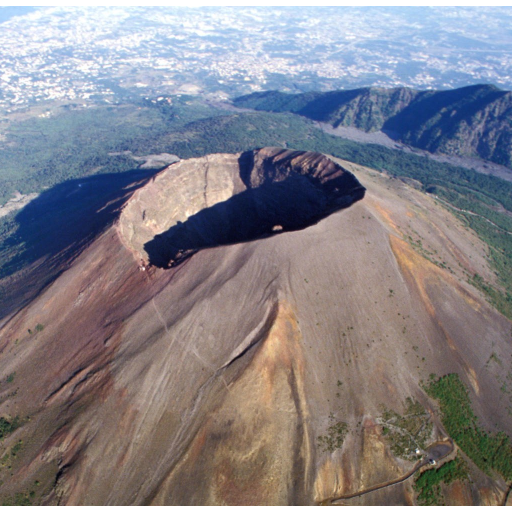
#> input picture externals/volcan.png, 1024 x 1024 px (shown at 1/2 size); the run also reads 3 pictures not shown here
$ python -i ImageBlending.py   (imports and definitions only)   (older library calls are emulated)
#> lines starting #> are read from the running program, lines starting #| are printed output that depends on the picture
import os
import imageio
import numpy as np
import scipy
from scipy.ndimage import filters
import matplotlib.pyplot as plt
from skimage.color import rgb2gray


"""------------------------------------------------ magic numbers ---------------------------------------------------"""

MAX_INTENSITY = 255
GRAYSCALE_TYPE = 1
RGB_TYPE = 2
MIN_IMAGE_SIZE = 16

"""------------------------------------------- read_image from EX1 --------------------------------------------------"""


def read_image(filename, representation):
    """
    function which reads an image file and converts it into a given representation.
    :param filename: the filename of an image on disk (could be grayscale or RGB).
    :param representation: representation code, either 1 or 2 defining whether the output should be a grayscale
    image (1) or an RGB image (2).
    :return: image represented by a matrix of type np.float64 with intensities
    (either grayscale or RGB channel intensities) normalized to the range [0, 1].
    """
    if representation != GRAYSCALE_TYPE and representation != RGB_TYPE:
        exit(-1)

    image = imageio.imread(filename)
    image = np.array(image)

    # convert RGB to a grayscale image
    if representation == GRAYSCALE_TYPE:
        image = rgb2gray(image)

    # make sure that values are from type float64
    image = image.astype(np.float64)
    if image.max() > 1:
        image /= MAX_INTENSITY

    return image


""" --------------------------- load file --------------------------------------------------------- """


def relpath(filename):
    f = os.path.join(os.path.dirname(__file__), filename)
    return f


""" ------------------------------------------------------------------------------------------------ """


def create_gaussian_kernel(filter_size):
    """
    function to create row vector of shape (1, filter_size) used
    for the pyramid construction, using a consequent 1D convolutions of [1, 1] with itself
    in order to derive a row of the binomial coefficients.
    Then it normalized the vector.
    :param filter_size: the size of the Gaussian filter (an odd scalar that represents a squared filter)
    :return: row vector of shape (1, filter_size) of binomial coefficients.
    """
    base_kernel = [1, 1]
    filter_vec = [1, 1]

    for i in range(1, filter_size - 1):
        filter_vec = np.convolve(filter_vec, base_kernel)

    sum_vec = sum(filter_vec)
    normalized_filter_vec = (filter_vec / sum_vec)
    return np.reshape(normalized_filter_vec, (1, filter_size))


def reduce(org_im, g_filter):
    """
     function that reduces image size by blurring and sampling every second pixel in every second line
    :param org_im: grayscale image from size N x M
    :param g_filter: row gaussian vector used for blurring the image
    :return: grayscale image from size N/2 x M/2
    """
    blur_row = scipy.ndimage.filters.convolve(org_im, g_filter)
    blur_col = scipy.ndimage.filters.convolve(blur_row, g_filter.T)
    reduce_image = blur_col[::2, ::2]
    return reduce_image


def build_gaussian_pyramid(im, max_levels, filter_size):
    """
    function to construct a Gaussian pyramid for an image
    :param im: grayscale image with values in range [0, 1]
    :param max_levels: the maximal number of levels in the resulting pyramid.
    :param filter_size: the size of the Gaussian filter
    :return: pyr, filter_vec
             pyr -  a standard python array with maximum length of max_levels,
             where each element of the array is a grayscale image.
             filter_vec - row vector of shape (1, filter_size) used for the pyramid construction.
             (normalized).
    """
    filter_vec = create_gaussian_kernel(filter_size)
    pyr = [im]
    counter = 1
    while (counter < max_levels) and ((min((pyr[-1]).shape) // 2) >= MIN_IMAGE_SIZE):
        pyr.append(reduce(pyr[-1], filter_vec))
        counter += 1

    return pyr, filter_vec


def expand(org_im, g_filter):
    """
    function that expands image size by padding with zeros in every second pixel in every second line
    and blurring
    :param org_im: grayscale image from size N x M
    :param g_filter: row gaussian vector used for blurring the image
    :return: grayscale image from size (N * 2) x (M * 2)
    """
    expand_image = np.zeros((2 * org_im.shape[0], 2 * org_im.shape[1]))
    expand_image[::2, ::2] = org_im
    image_blur_row = scipy.ndimage.filters.convolve(expand_image, g_filter)
    image_blur_col = scipy.ndimage.filters.convolve(image_blur_row, g_filter.T)
    return image_blur_col


def build_laplacian_pyramid(im, max_levels, filter_size):
    """
    function to construct a Laplacian pyramid for an image
    :param im: grayscale image with values in range [0, 1]
    :param max_levels: the maximal number of levels in the resulting pyramid.
    :param filter_size: the size of the Gaussian filter
    :return: pyr, filter_vec
             pyr -  a standard python array with maximum length of max_levels,
             where each element of the array is a grayscale image.
             filter_vec - row vector of shape (1, filter_size) used for the pyramid construction.
             (normalized).
    """
    g_pyr, g_filter = build_gaussian_pyramid(im, max_levels, filter_size)
    double_g_filter = 2 * g_filter
    pyr = []
    for i in range(len(g_pyr) - 1):
        pyr.append((g_pyr[i] - expand(g_pyr[i + 1], double_g_filter)))

    pyr.append(g_pyr[-1])
    return pyr, g_filter


def laplacian_to_image(lpyr, filter_vec, coeff):
    """
    function to reconstruct an image from its Laplacian Pyramid.
    :param lpyr: Laplacian pyramid.
    :param filter_vec: row vector of shape (1, filter_size) used for the pyramid construction.
    :param coeff: a python list, The list length is the same as the number of levels in the pyramid lpyr
    :return: grayscale image with values in range [0, 1]
    """
    for j in range(len(lpyr)):
        lpyr[j] *= coeff[j]

    double_filter_vec = filter_vec * 2
    revers_pyr = lpyr[::-1]

    for i in range(len(lpyr) - 1):
        revers_pyr[i] = expand(revers_pyr[i], double_filter_vec)
        revers_pyr[i + 1] = np.add(revers_pyr[i], revers_pyr[i + 1])

    return revers_pyr[-1]


def linear_scale(im):
    """
    function to stretch the values of a given image to range [0, 1]
    :param im: grayscale image
    :return: stretched image
    """
    min_val = im.min()
    scale_range = im.max() - min_val
    return (im - min_val) / scale_range


def render_pyramid(pyr, levels):
    """
    function to present a single black image in which the pyramid levels of the given pyramid are stacked horizontally.
    :param pyr: either a Gaussian or Laplacian pyramid
    :param levels: the number of levels to present in the result ≤ max_levels
    :return: res - single black image in which the pyramid levels of the given pyramid pyr are stacked horizontally
    """
    res = linear_scale(pyr[0])
    col = np.shape(res)[0]

    for i in range(1, levels):
        level = np.zeros((col, np.shape(pyr[i])[1]))
        level[:pyr[i].shape[0], :pyr[i].shape[1]] = linear_scale(pyr[i])
        res = np.concatenate((res, level), axis=1)

    return res


def display_pyramid(pyr, levels):
    """
    display of pyramids levels using "render_pyramid"
    :param pyr: either a Gaussian or Laplacian pyramid
    :param levels: the number of levels to present in the result ≤ max_levels
    :return: None
    """
    render_pyr = render_pyramid(pyr, levels)
    plt.imshow(render_pyr, cmap="gray")
    plt.show()


def builb_blend_laplacian(la, lb, mask):
    """
    performing pyramid blending on two images
    :param la: Laplacian pyramid of first image
    :param lb: Laplacian pyramid of second image
    :param mask: Gaussian pyramid of the mask
    :return: laplacian pyramid which is the blending of both images
    """
    l_pyr = []

    for i in range(len(mask)):
        l_pyr.append((np.multiply(mask[i], la[i]) + np.multiply((1 - mask[i]), lb[i])))

    return l_pyr


def pyramid_blending(im1, im2, mask, max_levels, filter_size_im, filter_size_mask):
    """
    construct a Laplacian pyramid for blending on two images.
    :param im1: first input grayscale image to be blended.
    :param im2: second input grayscale image to be blended.
    :param mask: is a boolean (i.e. dtype == np.bool) mask containing True and False
           representing which parts of im1 and im2 should appear in the resulting im_blend
    :param max_levels: the max_levels parameter to use when generating the Gaussian and Laplacian pyramids
    :param filter_size_im: the size of the Gaussian filter (an odd scalar that represents a squared filter) which
           defining the filter used in the construction of the Laplacian pyramids of im1 and im2.
    :param filter_size_mask: the size of the Gaussian filter(an odd scalar that represents a squared filter) which
           defining the filter used in the construction of the Gaussian pyramid of mask.
    :return: im_blend
    """
    la, f1 = build_laplacian_pyramid(im1, max_levels, filter_size_im)
    lb, f2 = build_laplacian_pyramid(im2, max_levels, filter_size_im)
    mask_pyr, f3 = build_gaussian_pyramid(np.round(mask.astype("float64")), max_levels, filter_size_mask)
    lc = builb_blend_laplacian(la, lb, mask_pyr)
    image = laplacian_to_image(lc, f1, [1]*max_levels)
    return np.clip(image, 0, 1)


def blending_example1():
    """
    performing pyramid blending on two images I found nice.
    :return: im1 - first grayscale image with values in range [0, 1]
             im2 - second grayscale image with values in range [0, 1]
             mask - binary mask
             im_blend - blended image
    """
    im1 = read_image(relpath("externals/volcan.png"), 2)
#> in read_image, image is the input picture: shape (1024, 1024, 3); mean R, G, B 131.8, 128.9, 136
    im2 = read_image(relpath("externals/popcorn1.png"), 2)
#> call 2 of read_image, with filename = 'externals/popcorn1.png', representation = 2
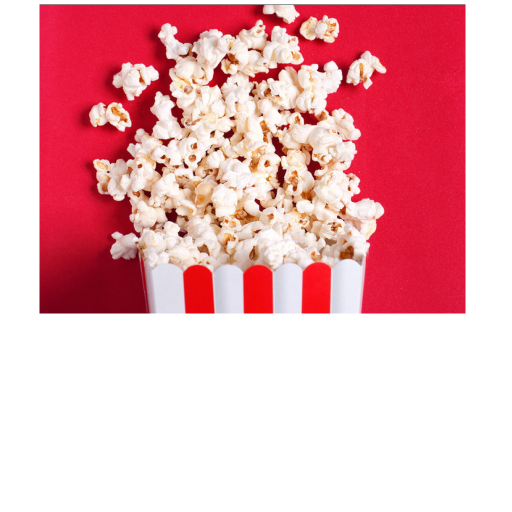
#> input picture externals/popcorn1.png, 1024 x 1024 px (shown at 1/2 size)
#> in read_image, image is the input picture: shape (1024, 1024, 3); mean R, G, B 236.4, 176.8, 182.8
    mask = read_image(relpath("externals/popcornMask.png"), 1)
#> call 3 of read_image, with filename = 'externals/popcornMask.png', representation = 1
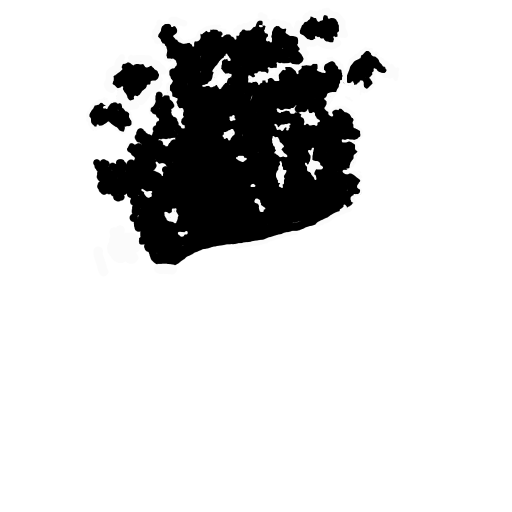
#> input picture externals/popcornMask.png, 1024 x 1024 px (shown at 1/2 size)
#> in read_image, image is the input picture: shape (1024, 1024); min 0, max 255, mean 213.9

    b_image_r = pyramid_blending(im1[:, :, 0], im2[:, :, 0], mask.astype("bool"), 2, 3, 11)
#> after the loop in build_gaussian_pyramid, `while (counter < max_levels) and ((min((pyr[-1]).shape) // 2) >= MIN_I..`: counter = 2; pyr = 2 items
#> in build_laplacian_pyramid, `g_pyr, g_filter = build_gaussian_pyramid(im, max_levels, filter_size)`: g_filter = [[0.25, 0.5, 0.25]]
#> in build_laplacian_pyramid, `double_g_filter = 2 * g_filter`: double_g_filter = [[0.5, 1, 0.5]]
#> the loop in build_laplacian_pyramid, `for i in range(len(g_pyr) - 1):` made 1 pass
#> pass 1, in expand, `image_blur_col = scipy.ndimage.filters.convolve(image_blur_row, g_filt..`:
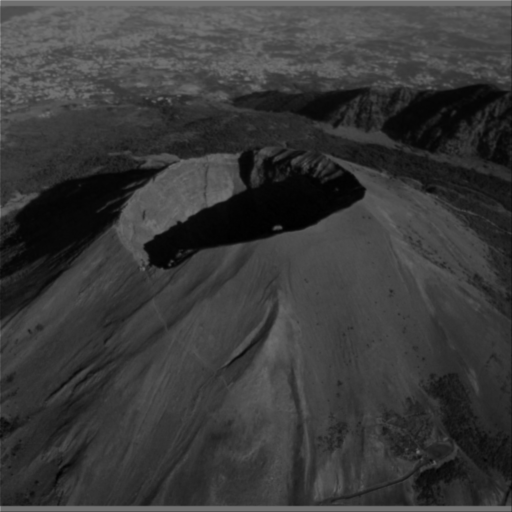
#> image_blur_col: shape (1024, 1024) float64 (shown at 1/2 size); min 0.0113, max 2.25, mean 0.517; drawn with min black and max white
#> after the loop in build_laplacian_pyramid, `for i in range(len(g_pyr) - 1):`: pyr = 1 item
#> in pyramid_blending, `la, f1 = build_laplacian_pyramid(im1, max_levels, filter_size_im)`: la = 2 items; f1 = [[0.25, 0.5, 0.25]]
#> the loop in build_laplacian_pyramid (call 2), `for i in range(len(g_pyr) - 1):` made 1 pass
#> pass 1, in expand (call 2), `image_blur_row = scipy.ndimage.filters.convolve(expand_image, g_filter)`:
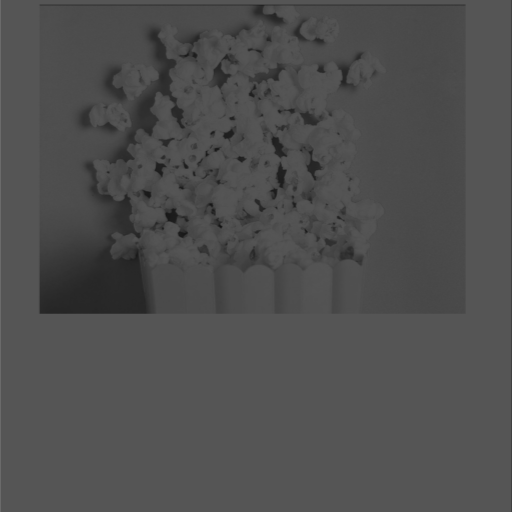
#> image_blur_row: shape (1024, 1024) float64 (shown at 1/2 size); min 0, max 1.5, mean 0.464; drawn with min black and max white
#> in pyramid_blending, `lb, f2 = build_laplacian_pyramid(im2, max_levels, filter_size_im)`: lb = 2 items; f2 = [[0.25, 0.5, 0.25]]
#> in pyramid_blending, `mask_pyr, f3 = build_gaussian_pyramid(np.round(mask.astype("float64"))..`: mask_pyr = 2 items
#> the loop in builb_blend_laplacian, `for i in range(len(mask)):` made 2 passes
#> the loop in laplacian_to_image, `for j in range(len(lpyr)):` made 2 passes
#> in laplacian_to_image, `double_filter_vec = filter_vec * 2`: double_filter_vec = [[0.5, 1, 0.5]]
#> in laplacian_to_image, `revers_pyr = lpyr[::-1]`: revers_pyr = 2 items
#> the loop in laplacian_to_image, `for i in range(len(lpyr) - 1):` made 1 pass
    b_image_g = pyramid_blending(im1[:, :, 1], im2[:, :, 1], mask.astype("bool"), 2, 3, 11)
#> the loop in build_laplacian_pyramid (call 4), `for i in range(len(g_pyr) - 1):` made 1 pass
#> pass 1, in expand (call 5), `image_blur_col = scipy.ndimage.filters.convolve(image_blur_row, g_filt..`:
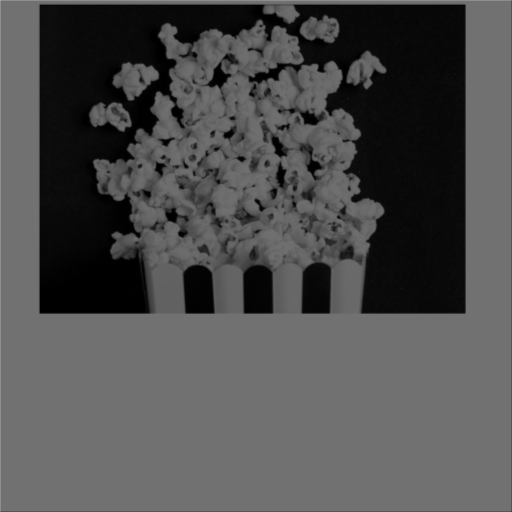
#> image_blur_col: shape (1024, 1024) float64 (shown at 1/2 size); min 0, max 2.25, mean 0.693; drawn with min black and max white
#> the loop in builb_blend_laplacian (call 2), `for i in range(len(mask)):` made 2 passes
#> the loop in laplacian_to_image (call 2), `for j in range(len(lpyr)):` made 2 passes
#> the loop in laplacian_to_image (call 2), `for i in range(len(lpyr) - 1):` made 1 pass
#> in laplacian_to_image (call 2), `return revers_pyr[-1]`:
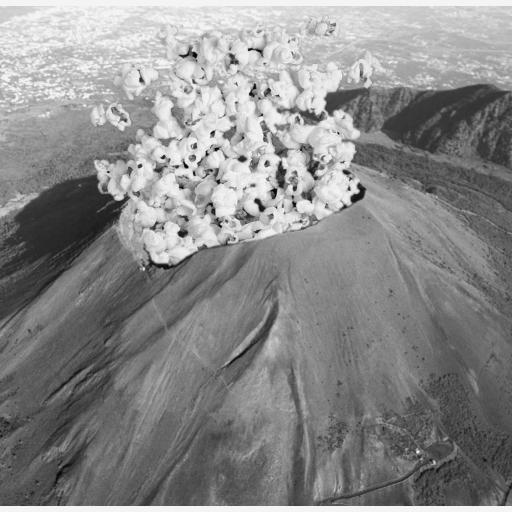
#> returned value: shape (1024, 1024) float64 (shown at 1/2 size); min -0.0182, max 1.05, mean 0.556; drawn with min black and max white
    b_image_b = pyramid_blending(im1[:, :, 2], im2[:, :, 2], mask.astype("bool"), 2, 3, 11)
#> the loop in build_gaussian_pyramid (call 7), `while (counter < max_levels) and ((min((pyr[-1]).shape) // 2) >= MIN_I..` made 1 pass
#> pass 1, in reduce (call 7), `reduce_image = blur_col[::2, ::2]`:
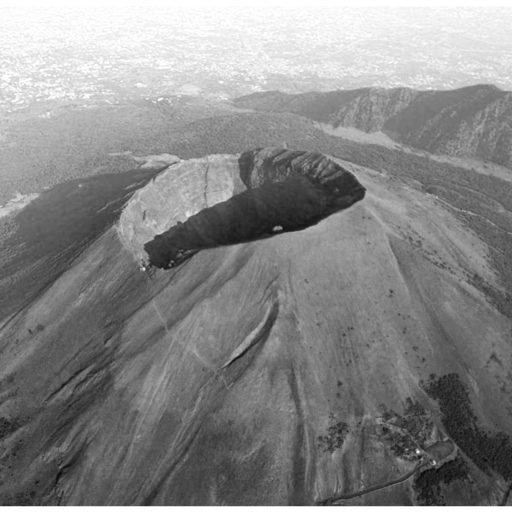
#> reduce_image: shape (512, 512) float64; min 0.0142, max 1, mean 0.533

    b_image = np.zeros(np.shape(im1))
    b_image[:, :, 0] = b_image_r
    b_image[:, :, 1] = b_image_g
    b_image[:, :, 2] = b_image_b

    fig, axs = plt.subplots(2, 2)
    axs[0, 0].imshow(im1)
    axs[0, 0].set_title('im1')
    axs[0, 1].imshow(im2)
    axs[0, 1].set_title('im2')
    axs[1, 0].imshow(mask, cmap="gray")
    axs[1, 0].set_title('mask')
    axs[1, 1].imshow(b_image)
    axs[1, 1].set_title('b_image')
    plt.show()

    return im1, im2, np.round(mask).astype("bool"), b_image


def blending_example2():
    """
    performing pyramid blending on two images I found nice.
    :return: im1 - first grayscale image with values in range [0, 1]
             im2 - second grayscale image with values in range [0, 1]
             mask - binary mask
             im_blend - blended image
    """
    im1 = read_image(relpath("externals/pool_project.png"), 2)
    im2 = read_image(relpath("externals/donut.png"), 2)
    mask = read_image(relpath("externals/poolMask.png"), 1)

    b_image_r = pyramid_blending(im1[:, :, 0], im2[:, :, 0], mask.astype("bool"), 3, 5, 5)
    b_image_g = pyramid_blending(im1[:, :, 1], im2[:, :, 1], mask.astype("bool"), 3, 5, 5)
    b_image_b = pyramid_blending(im1[:, :, 2], im2[:, :, 2], mask.astype("bool"), 3, 5, 5)

    b_image = np.zeros(np.shape(im1))
    b_image[:, :, 0] = b_image_r
    b_image[:, :, 1] = b_image_g
    b_image[:, :, 2] = b_image_b

    fig, axs = plt.subplots(2, 2)
    axs[0, 0].imshow(im1)
    axs[0, 0].set_title('im1')
    axs[0, 1].imshow(im2)
    axs[0, 1].set_title('im2')
    axs[1, 0].imshow(mask, cmap="gray")
    axs[1, 0].set_title('mask')
    axs[1, 1].imshow(b_image)
    axs[1, 1].set_title('b_image')
    plt.show()

    return im1, im2, np.round(mask).astype("bool"), b_image

def main():
    blending_example1()
    blending_example2()

>>> result = main()
